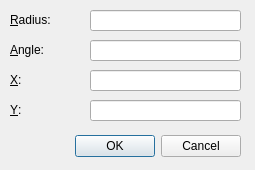
<?xml version="1.0" encoding="UTF-8"?>
<ui version="4.0">
 <class>PolarToRectangularDialog</class>
 <widget class="QDialog" name="PolarToRectangularDialog">
  <property name="geometry">
   <rect>
    <x>0</x>
    <y>0</y>
    <width>255</width>
    <height>170</height>
   </rect>
  </property>
  <property name="windowTitle">
   <string>Polar to Rectangular Coordinates</string>
  </property>
  <widget class="QDialogButtonBox" name="buttonBox">
   <property name="geometry">
    <rect>
     <x>10</x>
     <y>130</y>
     <width>231</width>
     <height>32</height>
    </rect>
   </property>
   <property name="orientation">
    <enum>Qt::Orientation::Horizontal</enum>
   </property>
   <property name="standardButtons">
    <set>QDialogButtonBox::StandardButton::Cancel|QDialogButtonBox::StandardButton::Ok</set>
   </property>
  </widget>
  <widget class="QLabel" name="label">
   <property name="geometry">
    <rect>
     <x>10</x>
     <y>12</y>
     <width>49</width>
     <height>16</height>
    </rect>
   </property>
   <property name="text">
    <string>&amp;Radius:</string>
   </property>
   <property name="buddy">
    <cstring>radiusLineEdit</cstring>
   </property>
  </widget>
  <widget class="QLineEdit" name="radiusLineEdit">
   <property name="geometry">
    <rect>
     <x>90</x>
     <y>10</y>
     <width>151</width>
     <height>21</height>
    </rect>
   </property>
  </widget>
  <widget class="QLabel" name="label_2">
   <property name="geometry">
    <rect>
     <x>10</x>
     <y>42</y>
     <width>49</width>
     <height>16</height>
    </rect>
   </property>
   <property name="text">
    <string>&amp;Angle:</string>
   </property>
   <property name="buddy">
    <cstring>angleLineEdit</cstring>
   </property>
  </widget>
  <widget class="QLineEdit" name="angleLineEdit">
   <property name="geometry">
    <rect>
     <x>90</x>
     <y>40</y>
     <width>151</width>
     <height>21</height>
    </rect>
   </property>
  </widget>
  <widget class="QLabel" name="label_3">
   <property name="geometry">
    <rect>
     <x>10</x>
     <y>72</y>
     <width>49</width>
     <height>16</height>
    </rect>
   </property>
   <property name="text">
    <string>&amp;X:</string>
   </property>
   <property name="buddy">
    <cstring>xLineEdit</cstring>
   </property>
  </widget>
  <widget class="QLineEdit" name="xLineEdit">
   <property name="geometry">
    <rect>
     <x>90</x>
     <y>70</y>
     <width>151</width>
     <height>21</height>
    </rect>
   </property>
   <property name="readOnly">
    <bool>true</bool>
   </property>
  </widget>
  <widget class="QLabel" name="label_4">
   <property name="geometry">
    <rect>
     <x>10</x>
     <y>102</y>
     <width>49</width>
     <height>16</height>
    </rect>
   </property>
   <property name="text">
    <string>&amp;Y:</string>
   </property>
   <property name="buddy">
    <cstring>yLineEdit</cstring>
   </property>
  </widget>
  <widget class="QLineEdit" name="yLineEdit">
   <property name="geometry">
    <rect>
     <x>90</x>
     <y>100</y>
     <width>151</width>
     <height>21</height>
    </rect>
   </property>
   <property name="readOnly">
    <bool>true</bool>
   </property>
  </widget>
 </widget>
 <resources/>
 <connections>
  <connection>
   <sender>buttonBox</sender>
   <signal>accepted()</signal>
   <receiver>PolarToRectangularDialog</receiver>
   <slot>accept()</slot>
   <hints>
    <hint type="sourcelabel">
     <x>248</x>
     <y>254</y>
    </hint>
    <hint type="destinationlabel">
     <x>157</x>
     <y>274</y>
    </hint>
   </hints>
  </connection>
  <connection>
   <sender>buttonBox</sender>
   <signal>rejected()</signal>
   <receiver>PolarToRectangularDialog</receiver>
   <slot>reject()</slot>
   <hints>
    <hint type="sourcelabel">
     <x>316</x>
     <y>260</y>
    </hint>
    <hint type="destinationlabel">
     <x>286</x>
     <y>274</y>
    </hint>
   </hints>
  </connection>
 </connections>
</ui>
